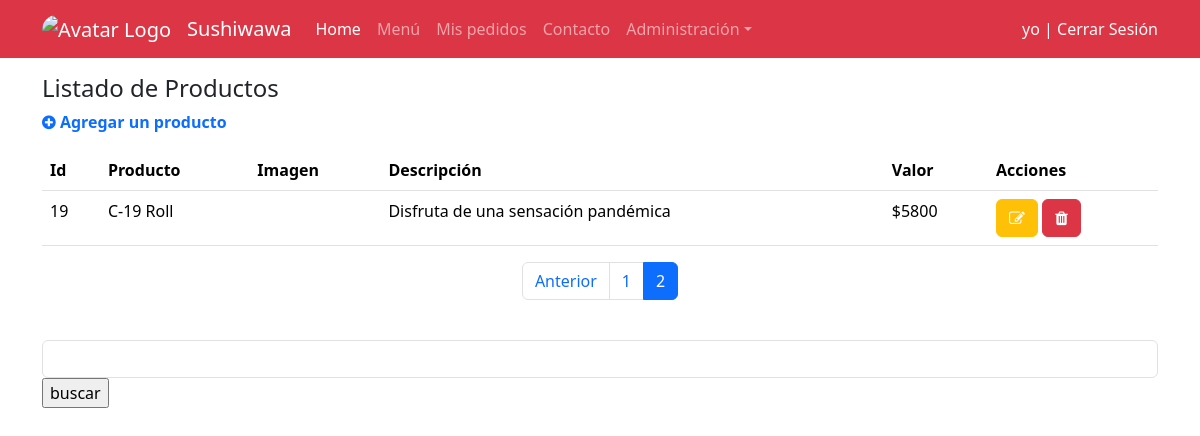
/productos/?page=2 (signed in), run on the app's committed database.
### sushi/models.py (models this page shows, shortened)
class Producto(models.Model):
    nombre_producto=models.CharField(max_length=50, null=False)
    imagen=models.ImageField(upload_to='productos', null=True)
    descripcion=models.CharField(max_length=50, null=False)
    valor=models.IntegerField(null=False)

### sushi/views.py (the view)
# urls.py: path('productos/', productos, name='productos'),
def productos(request):
    productos=Producto.objects.all()
    page=request.GET.get('page',1)
    try:
        pagtr=Paginator(productos,3)
        productos=pagtr.page(page)
    except:
        raise Http404
    print(productos)
    datos={
        "productos":productos,
        "paginator":pagtr
    }
    if request.method=="POST":
        val=request.POST.get("valor")
        productos=Producto.objects.filter(valor=val)
        datos={
        "productos":productos,
        }
    return render(request,'sushi/productos.html', datos)

### sushi/templates/sushi/productos.html (shortened to what this page needs)
{% extends "sushi/base.html" %}
{% load static %}
{% block links %}
<link rel="stylesheet" href="https://cdnjs.cloudflare.com/ajax/libs/font-awesome/4.7.0/css/font-awesome.min.css">
{% endblock links %}
{% block contenido %}
    <div class="container">
      <div class="mt-3">
        <h1 class="h4">Listado de Productos</h1>
        <p ><a href="{% url "crearproducto" %}" class="nodecolink"><i class="fa fa-plus-circle" aria-hidden="true"></i> Agregar un producto</p></a>
      </div>
      <div class="mt-2 table-responsive">
        <table class="table table-hover">
            <thead>
              <tr>
                <th>Id</th>
                <th>Producto</th>
                <th>Imagen</th>
                <th>Descripción</th>
                <th>Valor</th>
                <th>Acciones</th>
              </tr>
            </thead>
            <tbody>
              {% for p in productos  %}
              <tr>
                <td>{{p.id}}</td>
                <td>{{p.nombre_producto | title}}</td>
                <td><img src="{{p.imagen.url}} " alt="" height="50"></td>
                <td>{{p.descripcion | capfirst}}</td>
                <td>${{p.valor }}</td>
                <td>
                    <a href="{% url "modificarproducto" p.id %}" role="button" class="btn btn-warning text-light"><i class="fa fa-pencil-square-o" aria-hidden="true"></i></a>
                    <a href="{% url "eliminarproducto" p.id %}" role="button" class="btn btn-danger"><i class="fa fa-trash" aria-hidden="true"></i></a>
                </td>
              </tr>
              {% endfor %}
            </tbody>
        </table>
          <div>
            {% include 'sushi/paginator.html' %}
          </div>
      </div>
      <form action="" method="post">
        <div class="form-group">
          <input type="text" class="form-control" name="valor" id="id_valor" aria-describedby="helpId" placeholder="">
        </div>
        <input type="submit" value="buscar">
      </form>
    </div>
    {% endblock contenido %}

### sushi/templates/sushi/base.html (shortened to what this page needs)
{% load static %}
<!DOCTYPE html>
<html lang="es">
<head>
    <link href="{% static 'sushi/css/bootstrap.min.css' %} " rel="stylesheet">
    <link rel="stylesheet" href=" {% static 'sushi/css/estilo.css' %} ">
    {% block links %}
    {% endblock links %}
</head>
<body>
    <nav class="navbar navbar-expand-sm navbar-dark bg-danger">
        <div class="container">
            <a class="navbar-brand" href="{% url 'index' %}">
                <img src=" {% static 'sushi/img/dog3logo.png' %} " alt=" Avatar Logo" style="width:40px;"
                class="rounded-pill">
            </a>
            <a class="navbar-brand" href="{% url 'index' %}">Sushiwawa</a>
                <div class="collapse navbar-collapse" id="collapsibleNavId">
                    <ul class="navbar-nav me-auto mt-2 mt-lg-0">
                        <li class="nav-item">
                            <a class="nav-link active" href=" {% url 'index' %}" aria-current="page">Home
                                <span class="visually-hidden">(current)</span></a>
                        </li>
                        <li class="nav-item">
                            <a class="nav-link" href="">Menú</a>
                        </li>
                        <li class="nav-item">
                            <a class="nav-link" href="{% url 'mispedidos' %}">Mis pedidos</a>
                        </li>
                        <li class="nav-item">
                            <a class="nav-link" href="">Contacto</a>
                        </li>
                        <li class="nav-item dropdown">
                            <a class="nav-link dropdown-toggle" href="#" id="dropdownId" data-bs-toggle="dropdown"
                                aria-haspopup="true" aria-expanded="false">Administración</a>
                        </li>
                    </ul>
                    {% if user.is_authenticated %}
                        <span id="sesionlink"><a class="nav-link text-light sesiontext" href="">{{user.username}} |</a></span>
                        <span id="sesionlink"><a class="nav-link text-light sesiontext" href="{% url "logout_view" %}">&nbsp;Cerrar Sesión</a></span>
                    {% endif %}
                </div>
        </div>
    </nav>
    {% block contenido %}
    {% endblock contenido %}
</body>
</html>

### sushi/static/sushi/css/estilo.css (style rules this page uses)
.nodecolink { text-decoration: none; font-weight:600; }

### data on the page
Producto: id "19", nombre_producto "C-19 Roll", descripcion "Disfruta de una sensación pandémica", valor "5800"

### other printed values
{{ user.username }} "yo"
{{ page }} "1" "2"
